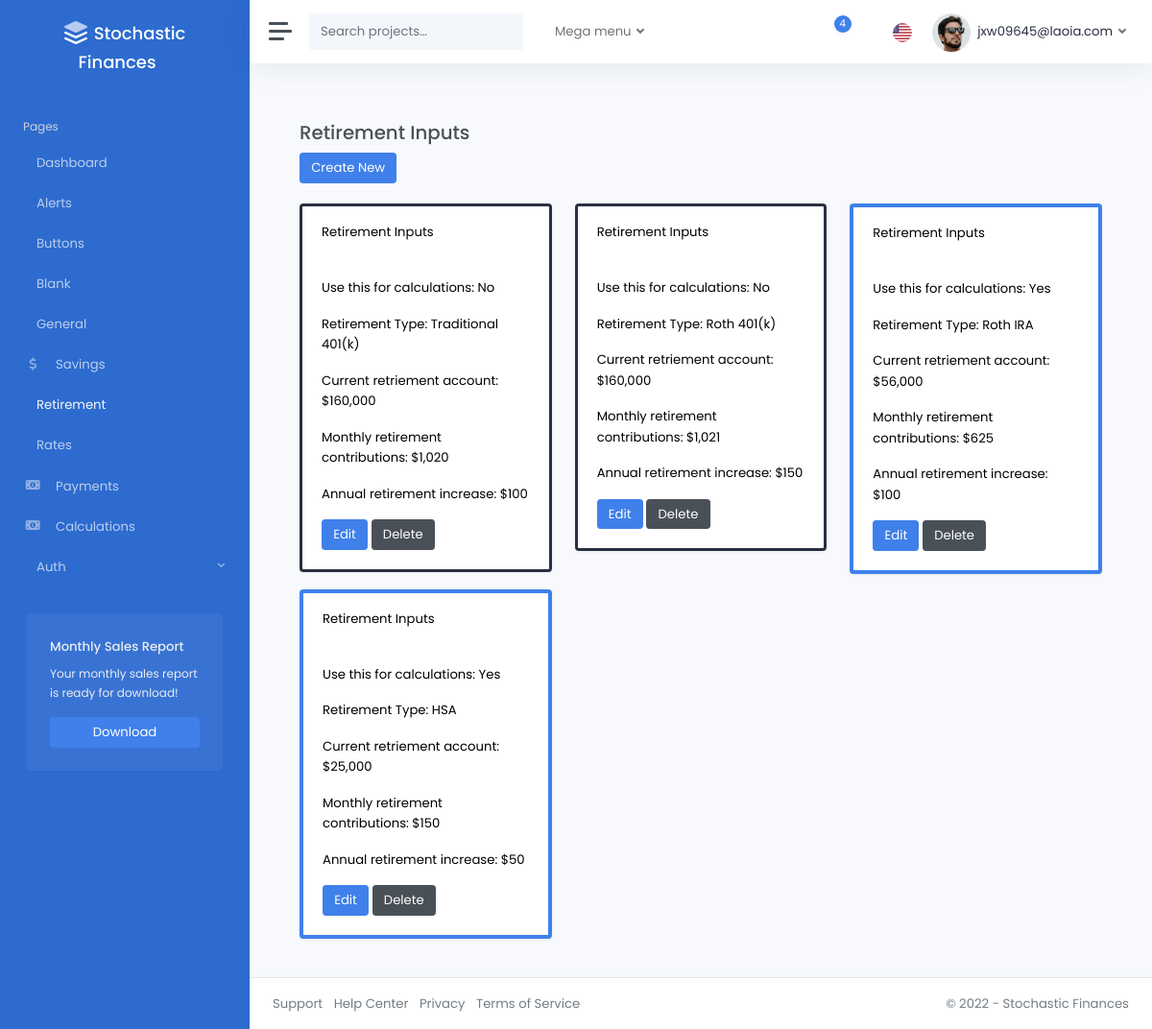
Page /retirement/ (signed in) on the earlier database version.
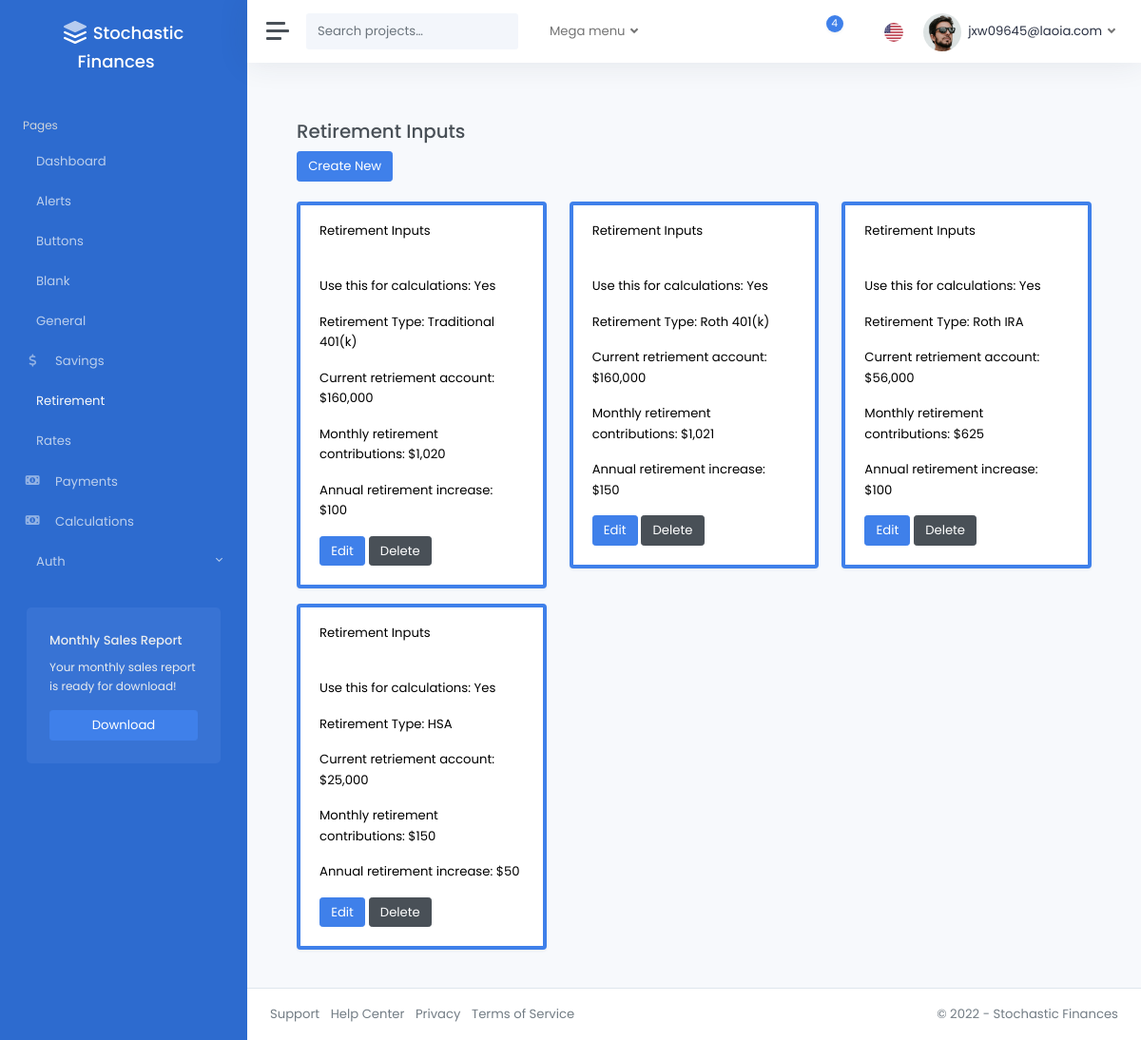
Same page on the later database version.
### accounts/models.py (models this page shows, shortened)
class CustomUser(AbstractUser):
    pass

### pages/models.py (models this page shows)
class RetirementInputsModel(models.Model):
    RETIREMENT_TYPE_CHOICES = [
        ("traditional_401k", "Traditional 401(k)"),
        ("roth_401k", "Roth 401(k)"),
        ("traditional_ira", "Traditional IRA"),
        ("roth_ira", "Roth IRA"),
        ("hsa", "HSA"),
        ("brokerage", "Brokerage"),
    ]
    is_active = models.BooleanField(default=False)
    retirement_type = models.CharField(
        max_length=20,
        choices=RETIREMENT_TYPE_CHOICES,
        default="traditional_401k",
    )
    base_retirement = models.FloatField(
        validators=[validate_base_retirement, decimal_validator]
    )
    base_retirement_per_mo = models.FloatField(
        validators=[validate_base_retirement_per_mo, decimal_validator]
    )
    base_retirement_per_yr_increase = models.FloatField(
        validators=[validate_base_retirement_per_yr_increase, decimal_validator]
    )
    created_by = models.ForeignKey(
        CustomUser,
        related_name="retirement_inputs",
        on_delete=models.CASCADE,
        null=True,
        blank=True,
    )
    modified_at = models.DateTimeField(auto_now=True)
    class Meta:
        verbose_name_plural = "Retirement_Inputs"

### pages/views.py (the view)
@login_required
def retirement_inputs_dashboard(request):
    retirement_inputs_models = RetirementInputsModel.objects.filter(
        created_by=request.user
    )
    return render(
        request,
        "pages/retirement_inputs.html",
        {"retirement_inputs": retirement_inputs_models},
    )

### templates/pages/retirement_inputs.html (shortened to what this page needs)
{% extends 'layouts/_base.html' %}
{% load static %}
{% block content %}
<div class="container">
    <br />
    <h3>Retirement Inputs</h3>
    <div>
        <a href="{% url 'retirement_inputs_create'%}" class="btn btn-primary">Create New</a>
    </div>
    <br />
    <div class="row">
        {% for item in retirement_inputs %}
            <div class="col-md-4">
                <div class="card shadow {% if item.is_active %}border-primary{% else %}border-dark{% endif %} mb-3 text-black" style="border-width: {% if item.is_active %}4px{% else %}3px{% endif %};">
                    <div class="card-header">Retirement Inputs</div>
                    <div class="card-body">
                    <p class="card-text">Use this for calculations: {{ item.is_active|yesno|title }}</p>
                    <p class="card-text">Retirement Type: {{ item.get_retirement_type_display }}</p>
                    <p class="card-text">Current retriement account: ${{ item.base_retirement|floatformat:"0g" }}</p>
                    <p class="card-text">Monthly retirement contributions: ${{ item.base_retirement_per_mo|floatformat:"0g" }}</p>
                    <p class="card-text">Annual retirement increase: ${{ item.base_retirement_per_yr_increase|floatformat:"0g" }}</p>
                    <a href="{% url 'retirement_inputs_edit' item.id %}" class="btn btn-primary">Edit</a>
                    <a href="{% url 'retirement_inputs_delete' item.id %}" class="btn btn-secondary">Delete</a>
                    </div>
                </div>
            </div>
        {% endfor %}
    </div>
</div>
{% endblock %}

### templates/layouts/_base.html (shortened to what this page needs)
{% load static %}
<!DOCTYPE html>
<html lang="en">
<head>
  {% include 'layouts/includes/meta.html' %}
</head>
<body data-theme="colored" data-layout="fluid" data-sidebar-position="left" data-sidebar-behavior="sticky">
  <div class="wrapper">
    {% include 'layouts/includes/sidebar.html' %}
    <div class="main">
      {% include 'layouts/includes/navbar.html' %}
      <main class="content">
        <div class="container-fluid p-0">
          {% block content %}
          {% endblock content %}
        </div>
      </main>
      {% include 'layouts/includes/footer.html' %}
    </div>
  </div>
</body>
</html>

### templates/layouts/includes/meta.html (shortened to what this page needs)
{% load static %}
{% block css %}
<link rel="stylesheet" href="{% static 'css/light.css' %}">
{% endblock %}

### templates/layouts/includes/sidebar.html (shortened to what this page needs)
<nav id="sidebar" class="sidebar">
  <div class="sidebar-content js-simplebar">
    <a class="sidebar-brand" href="{% url 'home' %}">
      <span class="align-middle me-3">Stochastic Finances</span>
    </a>
    <ul class="sidebar-nav">
      <li class="sidebar-header">
        Pages
      </li>
      <li class="sidebar-item{% if request.path == "/" %} active{% endif %}">
        <a class="sidebar-link" href="{% url 'home' %}">
           <span class="align-middle">Dashboard</span>
        </a>
      </li>
      <li class="sidebar-item{% if request.path == "/alerts/" %} active{% endif %}">
        <a class="sidebar-link" href="{% url 'alerts' %}">
           <span class="align-middle">Alerts</span>
        </a>
      </li>
      <li class="sidebar-item{% if request.path == "/buttons/" %} active{% endif %}">
        <a class="sidebar-link" href="{% url 'buttons' %}">
           <span class="align-middle">Buttons</span>
        </a>
      </li>
      <li class="sidebar-item{% if request.path == "/blank/" %} active{% endif %}">
        <a class="sidebar-link" href="{% url 'blank' %}">
           <span class="align-middle">Blank</span>
        </a>
      </li>
      <li class="sidebar-item{% if request.path == "/general/" %} active{% endif %}">
        <a class="sidebar-link" href="{% url 'general_inputs_dashboard' %}">
           <span class="align-middle">General</span>
        </a>
      </li>
      <li class="sidebar-item{% if request.path == "/savings/" %} active{% endif %}">
        <a class="sidebar-link" href="{% url 'savings_inputs_dashboard' %}">
          <i class="align-middle fas fa-fw fa-dollar-sign"></i> <span class="align-middle">Savings</span>
        </a>
      </li>
      <li class="sidebar-item{% if request.path == "/retirement/" %} active{% endif %}">
        <a class="sidebar-link" href="{% url 'retirement_inputs_dashboard' %}">
           <span class="align-middle">Retirement</span>
        </a>
      </li>
      <li class="sidebar-item{% if request.path == "/rates/" %} active{% endif %}">
        <a class="sidebar-link" href="{% url 'rates_inputs_dashboard' %}">
           <span class="align-middle">Rates</span>
        </a>
      </li>
      <li class="sidebar-item{% if request.path == "/payments/" %} active{% endif %}">
        <a class="sidebar-link" href="{% url 'payments_inputs_dashboard' %}">
          <i class="align-middle fas fa-fw fa-money-bill-alt"></i> <span class="align-middle">Payments</span>
        </a>
      </li>
      <li class="sidebar-item{% if request.path == "/calculations/" %} active{% endif %}">
        <a class="sidebar-link" href="{% url 'calculations' %}">
          <i class="align-middle fas fa-fw fa-money-bill-alt"></i> <span class="align-middle">Calculations</span>
        </a>
      </li>
      <li class="sidebar-item">
        <a data-bs-target="#auth" data-bs-toggle="collapse" class="sidebar-link collapsed">
           <span class="align-middle">Auth</span>
        </a>
      </li>
    </ul>
    <div class="sidebar-cta">
      <div class="sidebar-cta-content">
        <strong class="d-inline-block mb-2">Monthly Sales Report</strong>
        <div class="mb-3 text-sm">
          Your monthly sales report is ready for download!
        </div>
        <div class="d-grid">
          <a href="https://themes.getbootstrap.com/product/appstack-responsive-admin-template/" class="btn btn-primary" target="_blank">Download</a>
        </div>
      </div>
    </div>
  </div>
</nav>

### templates/layouts/includes/navbar.html (shortened to what this page needs)
{% load static %}
<nav class="navbar navbar-expand navbar-light navbar-bg">
  <a class="sidebar-toggle">
    <i class="hamburger align-self-center"></i>
  </a>
  <form class="d-none d-sm-inline-block">
    <div class="input-group input-group-navbar">
      <input type="text" class="form-control" placeholder="Search projects…" aria-label="Search">
      <button class="btn" type="button">
      </button>
    </div>
  </form>
  <ul class="navbar-nav">
    <li class="nav-item px-2 dropdown">
      <a class="nav-link dropdown-toggle" href="#" id="servicesDropdown" role="button" data-bs-toggle="dropdown" aria-haspopup="true" aria-expanded="false">
        Mega menu
      </a>
    </li>
  </ul>
  <div class="navbar-collapse collapse">
    <ul class="navbar-nav navbar-align">
      <li class="nav-item dropdown">
        <a class="nav-icon dropdown-toggle" href="#" id="messagesDropdown" data-bs-toggle="dropdown">
          <div class="position-relative">
            <span class="indicator">4</span>
          </div>
        </a>
      </li>
      <li class="nav-item dropdown">
        <a class="nav-icon dropdown-toggle" href="#" id="alertsDropdown" data-bs-toggle="dropdown">
        </a>
      </li>
      <li class="nav-item dropdown">
        <a class="nav-flag dropdown-toggle" href="#" id="languageDropdown" data-bs-toggle="dropdown">
          <img src="{% static 'img/flags/us.png' %}" alt="English" />
        </a>
      </li>
      {% if user.is_authenticated %}
        <li class="nav-item dropdown">
          <a class="nav-link dropdown-toggle d-none d-sm-inline-block" href="#" data-bs-toggle="dropdown">
            <img src="{% static 'img/avatars/avatar.jpg' %}" class="avatar img-fluid rounded-circle me-1" alt="{{ user.email }}" /> <span class="text-dark">{{ user.email }}</span>
          </a>
        </li>
      {% else %}
        <li class="nav-item">
          <a class="nav-link" href="{% url 'account_login' %}">Sign In <i class="ml-2" data-feather="log-in"></i></a>
        </li>
      {% endif %}
    </ul>
  </div>
</nav>

### templates/layouts/includes/footer.html
<footer class="footer">
  <div class="container-fluid">
    <div class="row text-muted">
      <div class="col-6 text-start">
        <ul class="list-inline">
          <li class="list-inline-item">
            <a class="text-muted" href="#">Support</a>
          </li>
          <li class="list-inline-item">
            <a class="text-muted" href="#">Help Center</a>
          </li>
          <li class="list-inline-item">
            <a class="text-muted" href="#">Privacy</a>
          </li>
          <li class="list-inline-item">
            <a class="text-muted" href="#">Terms of Service</a>
          </li>
        </ul>
      </div>
      <div class="col-6 text-end">
        <p class="mb-0">
          &copy; 2022 - <a href="index.html" class="text-muted">Stochastic Finances</a>
        </p>
      </div>
    </div>
  </div>
</footer>

### templates/layouts/includes/scripts.html (shortened to what this page needs)
{% load static %}

Differences in the rows shown:
changed RetirementInputsModel "Traditional 401(k)": is_active "No" → "Yes"
changed RetirementInputsModel "Roth 401(k)": is_active "No" → "Yes"
